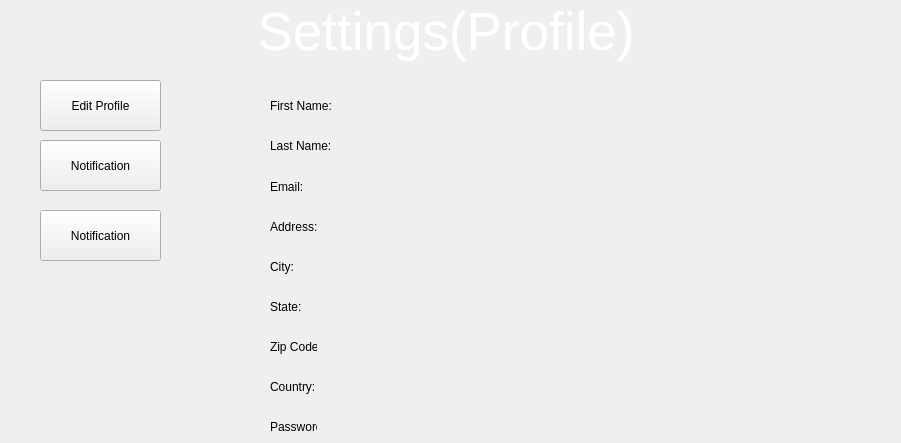
            <widget class="QWidget" name="SettingsPage">
             <widget class="QLabel" name="settings_label">
              <property name="geometry">
               <rect>
                <x>0</x>
                <y>0</y>
                <width>892</width>
                <height>64</height>
               </rect>
              </property>
              <property name="font">
               <font>
                <pointsize>40</pointsize>
               </font>
              </property>
              <property name="styleSheet">
               <string notr="true">color: #FFFFFF</string>
              </property>
              <property name="text">
               <string>Settings(Profile)</string>
              </property>
              <property name="alignment">
               <set>Qt::AlignCenter</set>
              </property>
             </widget>
             <widget class="QPushButton" name="pushButton">
              <property name="geometry">
               <rect>
                <x>40</x>
                <y>80</y>
                <width>121</width>
                <height>51</height>
               </rect>
              </property>
              <property name="text">
               <string>Edit Profile</string>
              </property>
             </widget>
             <widget class="QPushButton" name="pushButton_2">
              <property name="geometry">
               <rect>
                <x>40</x>
                <y>140</y>
                <width>121</width>
                <height>51</height>
               </rect>
              </property>
              <property name="text">
               <string>Notification</string>
              </property>
             </widget>
             <widget class="QPushButton" name="pushButton_3">
              <property name="geometry">
               <rect>
                <x>40</x>
                <y>210</y>
                <width>121</width>
                <height>51</height>
               </rect>
              </property>
              <property name="text">
               <string>Notification</string>
              </property>
             </widget>
             <widget class="QLabel" name="label_10">
              <property name="geometry">
               <rect>
                <x>270</x>
                <y>90</y>
                <width>91</width>
                <height>31</height>
               </rect>
              </property>
              <property name="text">
               <string>First Name:</string>
              </property>
             </widget>
             <widget class="QLabel" name="label_11">
              <property name="geometry">
               <rect>
                <x>270</x>
                <y>130</y>
                <width>91</width>
                <height>31</height>
               </rect>
              </property>
              <property name="text">
               <string>Last Name:</string>
              </property>
             </widget>
             <widget class="QLabel" name="label_12">
              <property name="geometry">
               <rect>
                <x>270</x>
                <y>180</y>
                <width>47</width>
                <height>14</height>
               </rect>
              </property>
              <property name="text">
               <string>Email:</string>
              </property>
             </widget>
             <widget class="QLabel" name="label_13">
              <property name="geometry">
               <rect>
                <x>270</x>
                <y>220</y>
                <width>47</width>
                <height>14</height>
               </rect>
              </property>
              <property name="text">
               <string>Address:</string>
              </property>
             </widget>
             <widget class="QLabel" name="label_14">
              <property name="geometry">
               <rect>
                <x>270</x>
                <y>260</y>
                <width>47</width>
                <height>14</height>
               </rect>
              </property>
              <property name="text">
               <string>City:</string>
              </property>
             </widget>
             <widget class="QLabel" name="label_15">
              <property name="geometry">
               <rect>
                <x>270</x>
                <y>300</y>
                <width>47</width>
                <height>14</height>
               </rect>
              </property>
              <property name="text">
               <string>State:</string>
              </property>
             </widget>
             <widget class="QLabel" name="label_16">
              <property name="geometry">
               <rect>
                <x>270</x>
                <y>340</y>
                <width>47</width>
                <height>14</height>
               </rect>
              </property>
              <property name="text">
               <string>Zip Code:</string>
              </property>
             </widget>
             <widget class="QLabel" name="label_17">
              <property name="geometry">
               <rect>
                <x>270</x>
                <y>380</y>
                <width>47</width>
                <height>14</height>
               </rect>
              </property>
              <property name="text">
               <string>Country:</string>
              </property>
             </widget>
             <widget class="QLabel" name="label_18">
              <property name="geometry">
               <rect>
                <x>270</x>
                <y>420</y>
                <width>47</width>
                <height>14</height>
               </rect>
              </property>
              <property name="text">
               <string>Password:</string>
              </property>
             </widget>
            </widget>
